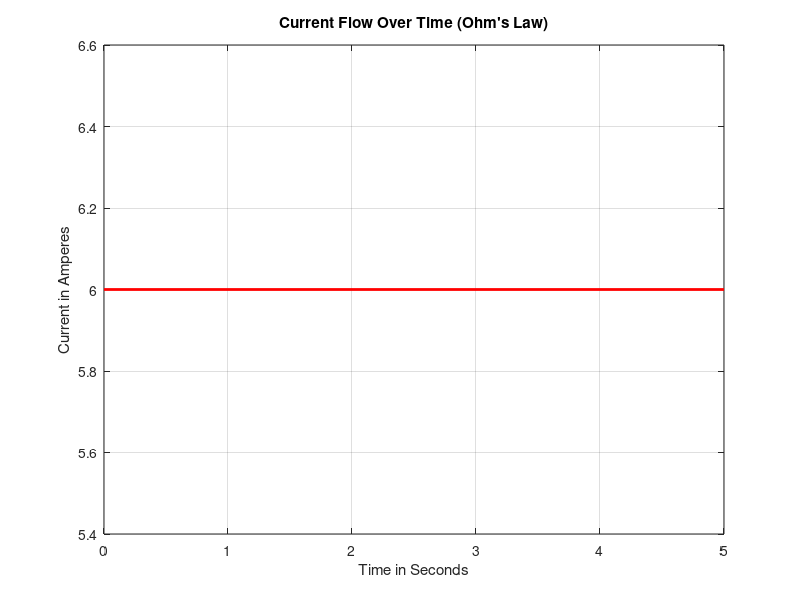

MATLAB code for this plot:
% My First EEE Project: Ohm's Law Test
% Written by Akhil - Class 12 Graduate

voltage = 12; % A standard 12V battery from school physics
resistance = 2; % A basic 2 Ohm resistor

% Formula from school: Current (I) = Voltage (V) / Resistance (R)
current = voltage / resistance;

% Showing a simple graph over a 5 second timeline
time =[0, 1, 2, 3, 4, 5];
current_line = [current, current, current, current, current, current];

% Telling MATLAB to plot a simple line graph
plot(time, current_line, 'r', 'LineWidth', 2);
grid on;
title('Current Flow Over Time (Ohm''s Law)');
xlabel('Time in Seconds');
ylabel('Current in Amperes');
